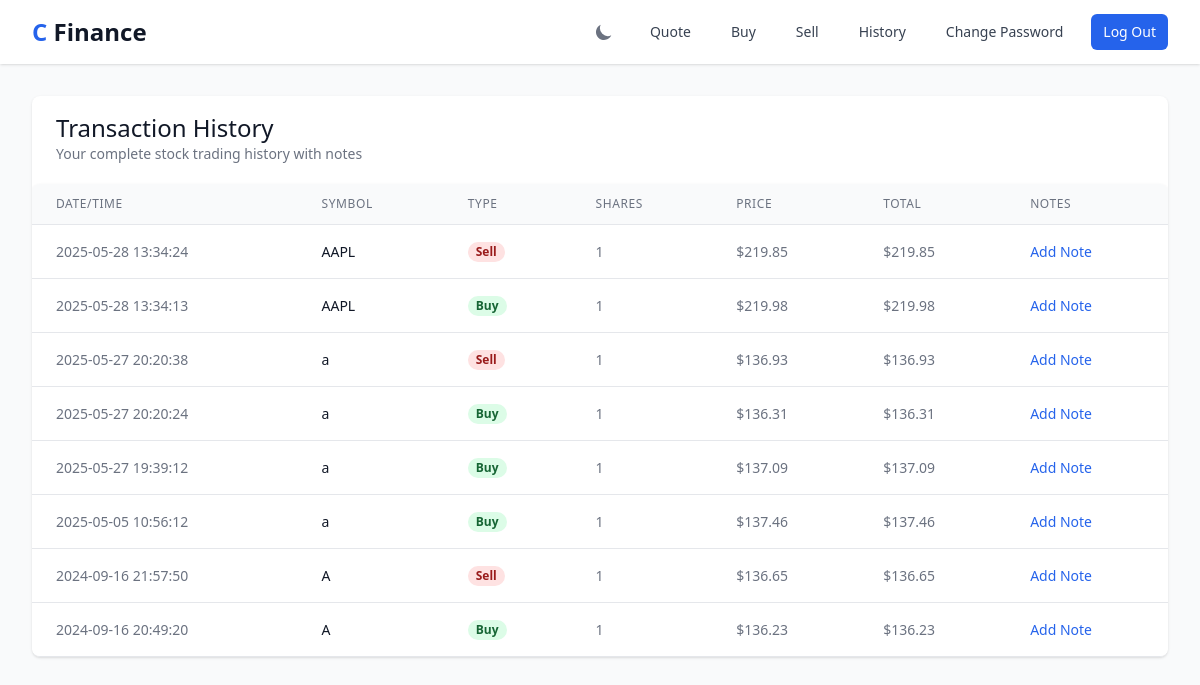
Screenshot of /history (signed in) with the database file from the repository.
### tables this page shows
CREATE TABLE transactions (
    id INTEGER PRIMARY KEY AUTOINCREMENT,
    user_id INTEGER NOT NULL,
    symbol TEXT NOT NULL,
    shares INTEGER NOT NULL,
    price NUMERIC NOT NULL,
    timestamp DATETIME DEFAULT CURRENT_TIMESTAMP,
    FOREIGN KEY (user_id) REFERENCES users(id)
);

### routes/portfolio.py (the view, shortened to what this page needs)
class PortfolioView(MethodView):
    def __init__(self, db):
        self.portfolio_model = Portfolio(db)
        self.user_model = User(db)
        self.watchlist_model = Watchlist(db)
        self.price_alert_model = PriceAlert(db)
    def get(self, action=None):
        user_id = session["user_id"]
        if action == 'index':
            rows = self.portfolio_model.get_holdings(user_id)
            total_stock_value = 0
            holdings = []
            portfolio_performance = {"daily_change": 0, "total_gain_loss": 0}
            for row in rows:
                symbol = row["symbol"]
                shares = row["shares"]
                stock = lookup(symbol)
                if stock is None:
                    return apology("Stock lookup failed", 403)
                current_price = stock["price"]
                total_value = shares * current_price
                transactions = self.portfolio_model.get_transactions_by_symbol(user_id, symbol)
                total_cost = sum(t["price"] * t["shares"] for t in transactions if t["shares"] > 0)
                total_shares_bought = sum(t["shares"] for t in transactions if t["shares"] > 0)
                avg_purchase_price = total_cost / total_shares_bought if total_shares_bought > 0 else 0
                gain_loss = (current_price - avg_purchase_price) * shares
                gain_loss_percentage = ((current_price - avg_purchase_price) / avg_purchase_price * 100) if avg_purchase_price > 0 else 0
                holdings.append({
                    "symbol": symbol,
                    "name": stock["name"],
                    "shares": shares,
                    "price": usd(current_price),
                    "total_value": usd(total_value),
                    "avg_purchase_price": usd(avg_purchase_price),
                    "gain_loss": usd(gain_loss),
                    "gain_loss_percentage": f"{gain_loss_percentage:.2f}%"
                })
                total_stock_value += total_value
                portfolio_performance["total_gain_loss"] += gain_loss
            cash = self.user_model.get_cash(user_id)
            grand_total = cash + total_stock_value
            watchlist = self.watchlist_model.get_watchlist(user_id)
            alerts = self.price_alert_model.get_alerts(user_id)
            return render_template(
                "index.html",
                holdings=holdings,
                cash=usd(cash),
                grand_total=usd(grand_total),
                portfolio_performance=portfolio_performance,
                watchlist=watchlist,
                alerts=alerts
            )
        elif action == 'history':
            transactions = self.portfolio_model.get_transactions(user_id)
            return render_template("history.html", transactions=transactions)
        return apology("Not found", 404)

### app.py (called while the page is built)
def create_app():
    app = Flask(__name__)
    app.jinja_env.filters["usd"] = usd
    init_session(app)
    db = init_database(app)
    init_auth_routes(app, db)
    init_portfolio_routes(app, db)
    init_quote_routes(app)
    init_features_routes(app, db)
    @app.after_request
    def after_request(response):
        response.headers["Cache-Control"] = "no-cache, no-store, must-revalidate"
        response.headers["Expires"] = 0
        response.headers["Pragma"] = "no-cache"
        return response
    return app

### models/portfolio.py (called while the page is built)
    def get_transactions(self, user_id: int) -> List[Dict]:
        return self.db.execute("""
            SELECT t.id, t.symbol, t.shares, t.price, t.timestamp, n.note
            FROM transactions t
            LEFT JOIN transaction_notes n ON t.id = n.transaction_id
            WHERE t.user_id = ?
            ORDER BY t.timestamp DESC
        """, user_id)

### utils/helpers.py (called while the page is built)
def login_required(f):
    @wraps(f)
    def decorated_function(*args, **kwargs):
        if session.get("user_id") is None:
            return redirect("/login")
        return f(*args, **kwargs)
    return decorated_function

def usd(value: float) -> str:
    return f"${value:,.2f}"

### templates/history.html (shortened to what this page needs)
{% extends "layout.html" %}
{% block main %}
<div class="bg-white shadow overflow-hidden sm:rounded-lg">
    <div class="px-4 py-5 sm:px-6">
        <h3 class="text-2xl leading-6 font-medium text-gray-900">
            Transaction History
        </h3>
        <p class="mt-1 max-w-2xl text-sm text-gray-500">
            Your complete stock trading history with notes
        </p>
    </div>
    <div class="flex flex-col">
        <div class="-my-2 overflow-x-auto sm:-mx-6 lg:-mx-8">
            <div class="py-2 align-middle inline-block min-w-full sm:px-6 lg:px-8">
                <div class="shadow overflow-hidden border-b border-gray-200 sm:rounded-lg">
                    <table class="min-w-full divide-y divide-gray-200">
                        <thead class="bg-gray-50">
                            <tr>
                                <th scope="col" class="px-6 py-3 text-left text-xs font-medium text-gray-500 uppercase tracking-wider">
                                    Date/Time
                                </th>
                                <th scope="col" class="px-6 py-3 text-left text-xs font-medium text-gray-500 uppercase tracking-wider">
                                    Symbol
                                </th>
                                <th scope="col" class="px-6 py-3 text-left text-xs font-medium text-gray-500 uppercase tracking-wider">
                                    Type
                                </th>
                                <th scope="col" class="px-6 py-3 text-left text-xs font-medium text-gray-500 uppercase tracking-wider">
                                    Shares
                                </th>
                                <th scope="col" class="px-6 py-3 text-left text-xs font-medium text-gray-500 uppercase tracking-wider">
                                    Price
                                </th>
                                <th scope="col" class="px-6 py-3 text-left text-xs font-medium text-gray-500 uppercase tracking-wider">
                                    Total
                                </th>
                                <th scope="col" class="px-6 py-3 text-left text-xs font-medium text-gray-500 uppercase tracking-wider">
                                    Notes
                                </th>
                            </tr>
                        </thead>
                        <tbody class="bg-white divide-y divide-gray-200">
                            {% for transaction in transactions %}
                            <tr>
                                <td class="px-6 py-4 whitespace-nowrap text-sm text-gray-500">
                                    {{ transaction.timestamp }}
                                </td>
                                <td class="px-6 py-4 whitespace-nowrap text-sm font-medium text-gray-900">
                                    {{ transaction.symbol }}
                                </td>
                                <td class="px-6 py-4 whitespace-nowrap text-sm">
                                    {% if transaction.shares > 0 %}
                                        <span class="px-2 inline-flex text-xs leading-5 font-semibold rounded-full bg-green-100 text-green-800">
                                            Buy
                                        </span>
                                    {% else %}
                                        <span class="px-2 inline-flex text-xs leading-5 font-semibold rounded-full bg-red-100 text-red-800">
                                            Sell
                                        </span>
                                    {% endif %}
                                </td>
                                <td class="px-6 py-4 whitespace-nowrap text-sm text-gray-500">
                                    {{ transaction.shares | abs }}
                                </td>
                                <td class="px-6 py-4 whitespace-nowrap text-sm text-gray-500">
                                    {{ transaction.price | usd }}
                                </td>
                                <td class="px-6 py-4 whitespace-nowrap text-sm text-gray-500">
                                    {{ (transaction.price * transaction.shares) | abs | usd }}
                                </td>
                                <td class="px-6 py-4 whitespace-nowrap text-sm text-gray-500">
                                    <button onclick="showAddNoteModal('{{ transaction.id }}')" class="text-finance-primary hover:text-finance-secondary text-sm">
                                        {% if transaction.note %}Edit{% else %}Add{% endif %} Note
                                    </button>
                                </td>
                            </tr>
                            {% endfor %}
                        </tbody>
                    </table>
                </div>
            </div>
        </div>
    </div>
</div>
{% endblock %}

### rows the page displays
transactions: shows "Sell", (transaction.price*transaction.shares)|abs|usd "$219.85"
transactions: shows "Buy", (transaction.price*transaction.shares)|abs|usd "$219.98"
transactions: shows "Sell", (transaction.price*transaction.shares)|abs|usd "$136.93"
transactions: shows "Buy", (transaction.price*transaction.shares)|abs|usd "$136.31"
transactions: shows "Buy", (transaction.price*transaction.shares)|abs|usd "$137.09"
transactions: shows "Buy", (transaction.price*transaction.shares)|abs|usd "$137.46"
transactions: shows "Sell", (transaction.price*transaction.shares)|abs|usd "$136.65"
transactions: shows "Buy", (transaction.price*transaction.shares)|abs|usd "$136.23"
